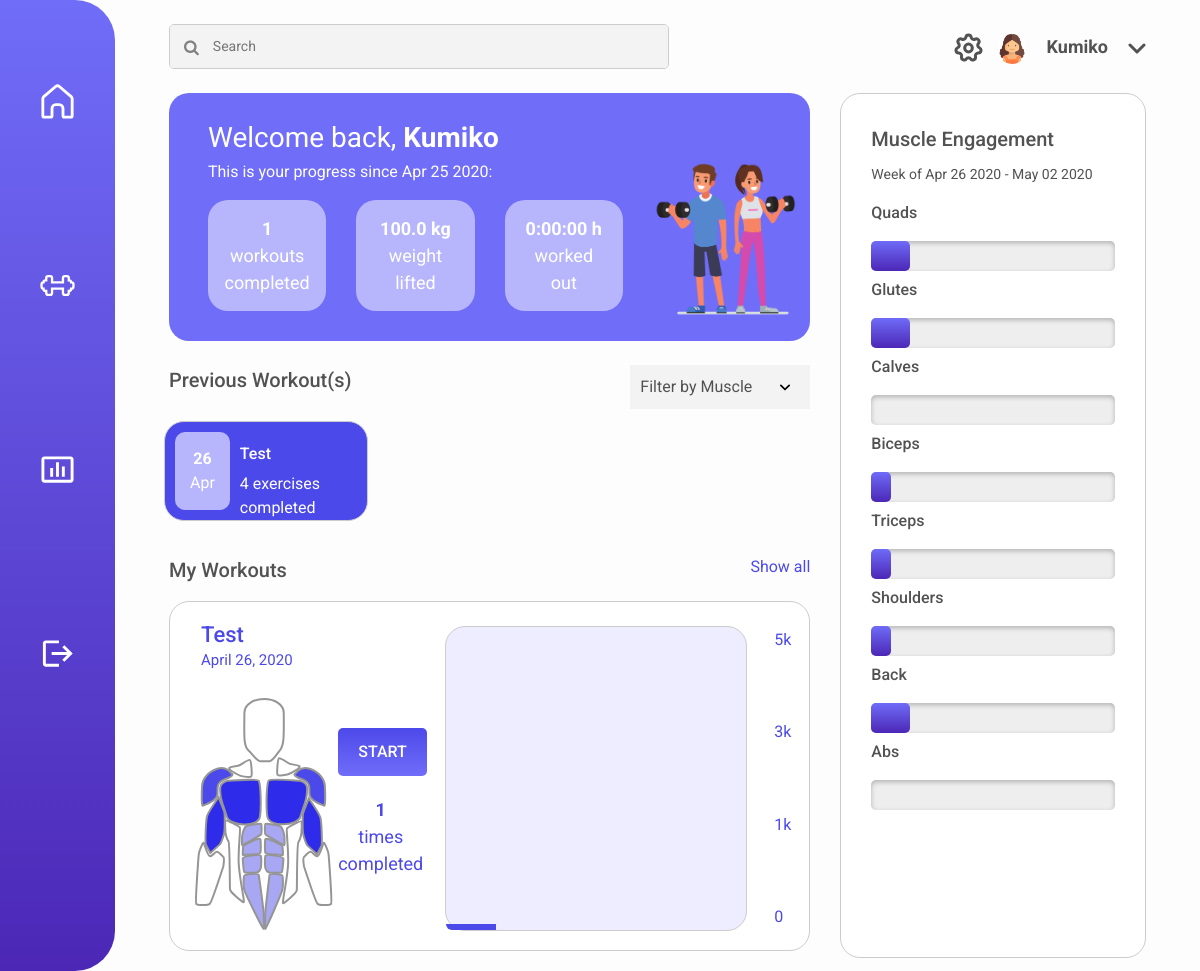
/ (signed in), run on the app's committed database.
### dashboard/models.py (models this page shows)
class Workout(models.Model):
	times_completed = models.IntegerField()
	date_created = models.DateField(auto_now_add=True)
	last_date_completed = models.DateField(auto_now=True)
	name = models.CharField(max_length=120)
	avg_time_completed = models.DurationField(default=timedelta(minutes=0))
	total_time = models.DurationField(default=timedelta(minutes=0))
	user = models.ForeignKey(User, on_delete=models.CASCADE)

class Exercise(models.Model):
	exercise_type = models.ForeignKey(ExerciseType, on_delete=models.CASCADE)
	num_reps = models.IntegerField()
	num_sets = models.IntegerField()
	weight_lifted = models.DecimalField(max_digits=5, decimal_places=1)
	weight = models.DecimalField(max_digits=5, decimal_places=1)
	workout = models.ForeignKey('Workout', on_delete=models.CASCADE)

### dashboard/views.py (the view, shortened to what this page needs)
# urls.py: path('', dashboard_view),
@login_required
def dashboard_view(request):
	workouts = Workout.objects.filter(user=request.user)
	exercises = []
	muscles = []
	muscle_groups = ['Abs','Back','Biceps','Calves','Chest', 'Forearms', 'Glutes', 'Hamstrings', 'Quadriceps', 'Shoulders', 'Traps', 'Triceps', 'Upper Back', 'Lower Back']
	lower = ['Calves', 'Glutes', 'Hamstrings', 'Quadriceps', 'Lower Back']
	upper = ['Abs','Back','Biceps', 'Chest', 'Forearms', 'Shoulders', 'Traps', 'Triceps', 'Upper Back']
	weightLifted = 0
	hoursWorked = timedelta(minutes=0)
	workoutsCompleted = 0
	for workout in workouts:
		hoursWorked += workout.total_time # Calculate total time
		workoutsCompleted += workout.times_completed # Calculate total workouts completed
		for exercise in Exercise.objects.filter(workout=workout):
			weightLifted += exercise.weight_lifted # Calculate weight lifted
			exercises.append(exercise) # Add exercises which belong to workouts of user
	filtered_workouts = workouts
	date_range = week_range(datetime.today())
	for exercise in exercises:
		for muscle in exercise.exercise_type.muscles_worked:
			for i in range(0,exercise.workout.times_completed): # Add muscle multiplied by number of times workout was completed
				if muscle == "Lower Back" or muscle == "Upper Back":
					muscles.append("Back")
				else:
					muscles.append(muscle)
	occurences = Counter(muscles)
	if(len(muscles) > 0):
		for muscle in muscle_groups:
			occurences[muscle] = int(occurences[muscle]/len(muscles) * 100) # Calculate percentage of muscle use
	return render(request, 'home.html', {'workouts':workouts, 'filtered_workouts':filtered_workouts, 'workouts_completed':workoutsCompleted,'weight_lifted':weightLifted, 'total_time':hoursWorked, 'date_range':date_range, 'engagement':occurences})

### dashboard/functions.py (called while the page is built)
def week_range(date):
    year, week, dow = date.isocalendar()
    if dow == 7:
        start_date = date
    else:
        start_date = date - timedelta(dow)
    end_date = start_date + timedelta(6)
    return (start_date, end_date)

### templates/home.html (shortened to what this page needs)
{% load static %}
<!DOCTYPE html>
<html lang="en">
<head>
    <link rel="stylesheet" href="https://cdnjs.cloudflare.com/ajax/libs/font-awesome/4.7.0/css/font-awesome.min.css">
    <link href="{% static 'fitnessing/css/dashboard.css' %}" rel="stylesheet">
    <link rel="stylesheet" href="https://stackpath.bootstrapcdn.com/bootstrap/4.4.1/css/bootstrap.min.css">
</head>
<body>
    <div class="sidenav">
        <div class=link1>
            <a href="/"><img class="home" src="{% static 'fitnessing/images/Home_Icon_White.svg' %}"></a>
        </div>
        <div class=link2>
            <a href="/workouts"><img class="workouts" src="{% static 'fitnessing/images/Weight_Icon.svg' %}"></a>
        </div>
        <div class=link3>
            <a href="/stats"><img class="stats" src="{% static 'fitnessing/images/Bar_Chart_Icon.svg' %}"></a>
        </div>
        <div class=link4>
            <a href="/accounts/logout"><img class="login" src="{% static 'fitnessing/images/Logout_Icon.svg' %}"></a>
        </div>
    </div>
    <div class="container-fluid main">
        <div class="row mx-4 mt-4">
            <div class="col-sm-8">
                <div class="searchContainer">
                    <i class="fa fa-search searchIcon"></i>
                    <input class="searchBox" type="text" placeholder="Search">
                </div>
            </div>
            <div class="col-sm-4 text-right pt-2">
                <a href="/settings"><img class="settings" src="{% static 'fitnessing/images/Settings_Icon.svg' %}"></a>
                <div class="profile align-middle">
                    <img class="userIcon" src="{% static 'fitnessing/images/Placeholder_User_Icon.png' %}">
                    <button class="name">{{user.get_short_name}}</button>
                    <img class="dropdownIcon" src="{% static 'fitnessing/images/Dropdown_Icon.svg' %}">
                </div>
            </div>
        </div>
        <div class="row mx-4 mt-4">
            <div class="col-sm-8">
                <div class="row welcome_box p-4 mx-0">
                    <div class="col-sm-9">
                        <div class="row">
                            <div class="col-sm-12">
                                <p class="welcome_title">Welcome back, <b>{{ user.get_short_name }}</b></p>
                                <p class="subtitle">This is your progress since {{ user.date_joined|date:'M d Y' }}:</p>
                            </div>
                        </div>
                        <div class="row">
                            <div class="col-sm-4">
                                <div class = "box">
                                    <p><b>{{ workouts_completed }}</b><br>workouts<br>completed</p>
                                </div>
                            </div>
                            <div class="col-sm-4">
                                <div class = "box">
                                    <p><b>{{ weight_lifted }} kg</b><br>weight<br>lifted</p>
                                </div>
                            </div>
                            <div class="col-sm-4">
                                <div class = "box">
                                    <p><b>{{ total_time }} h</b><br>worked<br>out</p>
                                </div>
                            </div>
                        </div>
                    </div>
                    <div class="col-sm-3 mx-auto">
                        <img class="people" src="{% static 'fitnessing/images/fitness-people.png' %}">
                    </div>
                </div>
                <div class="row mt-4">
                    <div class="col-sm-7">
                        <p class = "title">Previous Workout(s)</p>
                    </div>
                    <div class="col-sm-5 text-right">
                        <form method="get" id="workout_filter">
                            <select name="musclegroup" aria-invalid="false" onchange="this.form.submit();">
                                <option value="">Filter by Muscle</option>
                            </select>
                        </form>
                    </div>
                </div>
                <div class="row">
                    {% for workout in filtered_workouts %}
                    {% if forloop.counter0 < 3 %}
                    <div class="col-sm-4 px-0">
                        <div class = "prev_workout_container" onclick="location.href='/current-workout';">
                            <div class="date">
                                <p class="m-0"><b>{{workout.last_date_completed|date:'d'}}</b><br>{{workout.last_date_completed|date:'M'}}</p>
                            </div>
                            <p class = "subtitle2">{{ workout.name|title }}</p>
                            <p class = "desc">{{ workout.exercise_set.count }} exercises completed</p>
                        </div>
                    </div>
                    {% endif %}
                    {% endfor %}
                </div>
                <div class="row mt-4">
                    <div class="col-sm-7">
                        <p class = "title">My Workouts</p>
                    </div>
                    <div class="col-sm-5 text-right">
                        <a class = "link" href="/workouts">Show all</a>
                    </div>
                </div>
                <div class="row workouts_container mx-0">
                    {% if workouts.count > 0 %}
                    {% with workouts|first as first_workout %}
                    <div class="col-sm-5">
                        <div class="row p-3">
                            <div class="col-sm-12">
                                <p class="muscle_group mb-2">{{first_workout.name}}</p>
                                <p class="day mb-0">{{first_workout.last_date_completed}}</p>
                            </div>
                        </div>
                        <div class="row">
                            <div class="col-sm-6">
                                <img class="diagram" src="{% static 'fitnessing/images/Muscles.svg' %}">
                            </div>
                            <div class="col-sm-6">
                                <a class="start" href="/current-workout">START</a>
                                <p class="completed"><b>{{first_workout.times_completed}}</b><br>times<br>completed</p>
                            </div>
                        </div>
                    </div>
                    <div class="col-sm-6 p-4">
                        <div class="row graph_container">
                            {% for exercise in first_workout.exercise_set.all %}
                            {% widthratio exercise.weight_lifted 1 exercise.workout.times_completed as weight %}
                            {% widthratio weight 5000 100 as percent %}
                            {% if forloop.counter0 == 0 %}
                            <div class="col-sm-2 bar1" style="height: {{percent}}% !important"></div>
                            {% endif %}
                            {% endfor %}
                        </div>
                    </div>
                    <div class="col-sm-1">
                        <div class="measurements">
                            <p>5k</p>
                            <p>3k</p>
                            <p>1k</p>
                            <p>0</p>
                        </div>
                    </div>
                    {% endwith %}
                    {% else %}
                    <div class="col-sm-12 text-center mt-4 pt-4">
                        <p class="empty_workouts">You have no workouts added yet. Go on and add your first one!</p>
                    </div>
                    {% endif %}
                </div>
            </div>
            <div class="col-sm-4">
                <div class = "muscle_engagement_container">
                    <p class="title margin">Muscle Engagement</p>
                    <p class="week">Week of {{ date_range.0|date:'M d Y' }} - {{ date_range.1|date:'M d Y' }}</p>
                    <p class="muscle">Quads</p>
                    <progress id="Quads" value={{engagement.Quadriceps}} max="100"> {{engagement.Quadriceps}}% </progress>
                    <br>
                    <p class="muscle">Glutes</p>
                    <progress id="Glutes" value={{engagement.Glutes}} max="100"> </progress>
                    <br>
                    <p class="muscle">Calves</p>
                    <progress id="Calves" value={{engagement.Calves}} max="100">  </progress>
                    <br>
                    <p class="muscle">Biceps</p>
                    <progress id="Biceps" value={{engagement.Biceps}} max="100"> </progress>
                    <br>
                    <p class="muscle">Triceps</p>
                    <progress id="Triceps" value={{engagement.Triceps}} max="100"> </progress>
                    <br>
                    <p class="muscle">Shoulders</p>
                    <progress id="Shoulders" value={{engagement.Shoulders}} max="100"> </progress>
                    <br>
                    <p class="muscle">Back</p>
                    <progress id="Back" value={{engagement.Back}} max="100"> </progress>
                    <br>
                    <p class="muscle">Abs</p>
                    <progress id="Abs" value={engagement.Abs}} max="100"> </progress>
                    <br>
                </div>
            </div>
        </div>
</body>
</html>

### static/fitnessing/css/dashboard.css (style rules this page uses)
html { height: 100%; }
body { background-color: #FDFDFD !important; font-family: 'Roboto' !important; }
.main { margin-left: 115px !important; height: 100vh; width: calc(100% - 115px) !important; }
.title { font-size: 20px; font-weight: 500; color: #525252; text-align: left; }
.sidenav { height: 100%; width: 115px; position: fixed; z-index: 1; top: 0; left: 0; overflow-x: hidden; background-image: linear-gradient(#706DF9, #4C27B6); border-radius: 0 40px 40px 0; padding-top: 10px; overflow: hidden; }
.link1, .link2, .link3, .link4 { display: block; text-align: center; padding: 75px 0 75px 0; margin: -1px; }
.sidenav a img { height: 35px; width: 35px; }
.searchContainer { display: inline-flex; flex: 1 1 300px; border: 1px solid #ccc; border-radius: 5px; overflow: hidden; width: 500px; height: 45px; }
.searchIcon { padding: 14px; color: grey; background-color: #F3F3F3; text-align: center; }
.searchBox { border: 0; padding: 0.5rem 0.5rem 0.5rem 0; flex: 1; font-size: 14px; background-color: #F3F3F3; }
.settings { border: none; margin-right: 10px; background-color: #FDFDFD; }
.profile { display: inline-block; align-items: center; }
.userIcon { border-radius: 50%; width: 30px; height: 30px; }
.name { border: none; background-color: #FDFDFD; font-size: 18px; font-weight: bold; color: #525252; margin-left: 10px; }
.dropdownIcon { margin-left: 10px; }
.welcome_box { border-radius: 20px; background-color: #706DF9; }
.welcome_title { color: white; font-size: 28px; }
.subtitle { color: white; margin-top: -15px; }
.box { display: inline-block; width: 100%; padding: 15px; background-color: #B7B6FC; opacity: 100%; border-radius: 20px; }
.box p { color: white; font-size: 18px; text-align: center; margin: 0; }
.people { margin-top: 40px; height: 160px; width: auto; }
.prev_workout_container { height: 100px; background-color: #4C49EA; border-radius: 20px; border: 1px solid #ccc; margin: 10px; cursor: pointer; }
select { width: 180px; padding: 10px; font-family: "Roboto"; font-size: 13px; color: #525252; border: 0 !important; background-color: #f3f3f3; -webkit-appearance: none; -moz-appearance: none; appearance: none; background-size: .6em; background-position: calc(100% - 1.3em) center; background-repeat: no-repeat; }
.date { display: block; float: left; background-color: #B7B6FC; border-radius: 10px; text-align: center; color: white; margin: 10px; padding: 15px; }
.subtitle2 { text-align: top !important; display: block; color: white; font-weight: 500; margin-top: 20px; }
.desc { color: white; margin-top: -10px; }
.workouts_container { display: block; width: 100%; height: 350px; border-radius: 20px; background-color: white; border: 1px solid #ccc; }
.link { text-decoration: none; color: #4C49EA; }
.bar1, .bar2, .bar3, .bar4, .bar5 { bottom: 0 !important; flex: 1; align-self: flex-end; }
.bar1 { background-color: #4C49EA; border-radius: 0 0 0 20px; height: 100%; }
.measurements { float: right; }
.measurements p { border-style: solid; border-color: transparent; text-align: left; padding-top: 100%; padding-bottom: 100%; color: #4C49EA; }
.diagram { padding: 10px; }
.graph_container { height: 95%; display: flex; border-radius: 20px; border: 1px solid #ccc; background-color: #EDEDFF; }
.start { display: inline-block; text-decoration: none; background-image: linear-gradient(#4C49EA, #706DF9); color: white; font-weight: 500; padding: 12px 20px 12px 20px; border-radius: 5px; margin: 40px 0 20px 20px; }
.completed { display: inline-block; text-align: center; color: #4C49EA; font-size: 18px; margin: 0 0 0 20px; }
.day { color: #4C49EA; font-size: 15px; margin-top: -10px; }
.margin { margin: 30px !important; }
.muscle_engagement_container { vertical-align: bottom; height: 865px; border-radius: 20px; background-color: white; border: 1px solid #ccc; text-align: center; }
progress { display: inline-block; height: 30px; width: 100%; padding-left: 30px; padding-right: 30px; -webkit-appearance: none; appearance: none; }
.muscle { color: #525252; font-weight: 500; text-align: left; margin-left: 30px; }
.muscle_group { color: #4C49EA; font-size: 22px; font-weight: 500; }
.week { font-size: 14px; color :#525252; margin-top: -20px; margin-left: 30px; text-align: left; }

### data on the page
Workout: last_date_completed "26", last_date_completed "Apr", name "Test", exercise_set.count "4", last_date_completed "April 26, 2020", times_completed "1"
Exercise: {{ percent }} 2 (drawn)

### other printed values
{{ user.get_short_name }} "Kumiko"
{{ user.date_joined|date:'M d Y' }} "Apr 25 2020"
{{ workouts_completed }} "1"
{{ weight_lifted }} "100.0"
{{ total_time }} "0:00:00"
{{ date_range.0|date:'M d Y' }} "Apr 26 2020"
{{ date_range.1|date:'M d Y' }} "May 02 2020"
